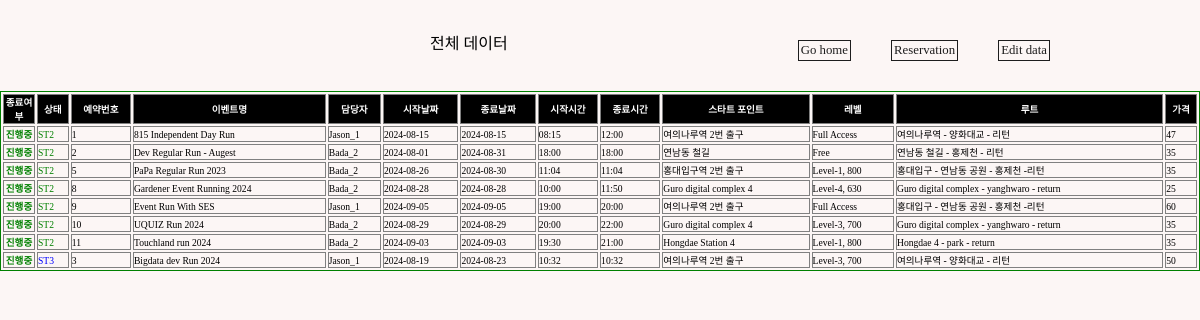
Page /event-table/ (signed in) on the earlier database version.
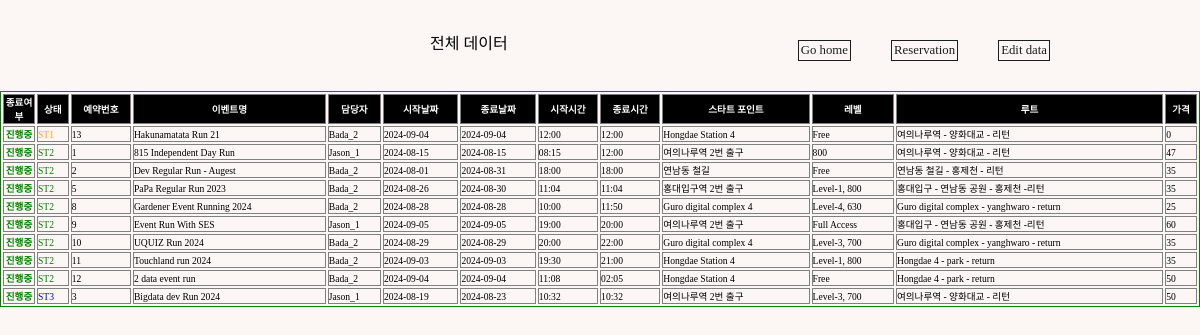
Same page on the later database version.
### events/models.py (models this page shows, shortened)
class GuestRun(models.Model):
    STATUS_CHOICE = [
        ("ST1", "Checking"),
        ("ST2", "On-Sale"),
        ("ST3", "Sold-Out"),
        ("ST4", "Closed"),
    ]
    LEVEL = [
        ("800","Level-1, 800"),
        ("730","Level-2, 730"),
        ("700","Level-3, 700"),
        ("630","Level-4, 630"),
        ("600","Level-5, 600"),
        ("530","Level-6, 530"),
        ("Free","Full Access"),
    ]
    LANGUAGE = [
        ("KO","Korean"),
        ("EN","English"),
        ("JP","Japanese"),
        ("CN","Chinese"),
    ]
    event_id = models.AutoField(
        primary_key=True,
    )
    title = models.CharField(max_length=50)
    manager = models.ForeignKey(Manager, related_name="manager",blank=False, null=True, on_delete=models.SET_NULL)
    start_date = models.DateField(blank=True, null=True)
    start_time = models.TimeField(blank=True, null=True)
    end_date = models.DateField(blank=True, null=True)
    end_time = models.TimeField(blank=True, null=True)
    image = ResizedImageField(size=[1402,1000], upload_to="runMain", blank=True)
    route_image = ResizedImageField(size=[1402,1402], upload_to="runRoute", blank=True)
    start_point = models.CharField(max_length=50)
    status = models.CharField(
        max_length=8,
        choices=STATUS_CHOICE,
        default="ST1",
    )
    level = models.CharField(
        max_length=15,
        choices=LEVEL,
        default="Free",
    )
    lang = MultiSelectField(max_length=10, choices=LANGUAGE)
    amount = models.IntegerField(default=0)
    route = models.CharField(max_length=50, blank=False)
    map_link = models.CharField(max_length=100, blank=True, null=True)
    desc = models.TextField(blank=True)
    completed = models.BooleanField(default=False)

### community/models.py (models this page shows)
class Manager(models.Model):
    m_id = models.AutoField(primary_key=True)
    account = models.ForeignKey(User, on_delete=models.CASCADE)
    name = models.CharField(max_length=20)
    email = models.CharField(max_length=50, blank=False)
    age = models.IntegerField(default=0)
    image = ResizedImageField(size=[200,200], upload_to="avatar", blank=False)
    def __str__(self):
        return self.name + "_"+ str(self.m_id)

### community/views.py (the view)
# urls.py: path("event-table/", views.event_table, name="event_table"),
def event_table(request):
    event = GuestRun.objects.all().order_by("status")
    context = {"events": event}
    return render(request, "admin/event-table.html", context)

### templates/admin/event-table.html (shortened to what this page needs)
{% load static %}
<!DOCTYPE html>
<html lang="en">
  <head>
    <link rel="stylesheet" type="text/css" href="{% static 'css/sterna.css' %}"/>
    <link href="https://cdnjs.cloudflare.com/ajax/libs/bootstrap-datetimepicker/3.0.0/css/bootstrap-datetimepicker.min.css" rel="stylesheet"/>
  </head>
  <body>
    {% if user.is_staff %}
      <div class="tocenter">
        <div class="flex-row" style="width:100%; margin: 30px 0 20px 0; justify-content:space-around;">
          <div style="width:10px;"></div>
          <div>
            <p>전체 데이터</p>
          </div>
          <div class="flex-row">
            <a style="border:solid 1px; font-size:0.8rem; padding:2px; margin:10px;" href="{% url "community:index" %}">Go home</a>
            <div style="width:20px;"></div>
            <a style="border:solid 1px; font-size:0.8rem; padding:2px; margin:10px;" href="{% url "community:rental_items" %}">Reservation</a>
            <div style="width:20px;"></div>
            <a style="border:solid 1px; font-size:0.8rem; padding:2px; margin:10px;" href="http://127.0.0.1:8000/admin/events/guestrun/" target="_blank">Edit data</a>
          </div>
        </div>
      </div>
      <div>
        <table border="1px solid black" bordercolor="green" style="font-size:0.6rem; width:100%;">
          <tr style="background-color:black; color:white;">
            <th scope="col" style="width:30px; text-align:center">종료여부</th>
            <th scope="col">상태</th>
            <th scope="col">예약번호</th>
            <th scope="col">이벤트명</th>
            <th scope="col">담당자</th>
            <th scope="col">시작날짜</th>
            <th scope="col">종료날짜</th>
            <th scope="col">시작시간</th>
            <th scope="col">종료시간</th>
            <th scope="col">스타트 포인트</th>
            <th scope="col">레벨</th>
            <th scope="col">루트</th>
            <th scope="col">가격</th>
          </tr>
          {% for data in events %}
            <tr>
              {% if data.completed == True %}
                <td style="color:white; font-weight:bold; background-color:grey; text-align:center;">완료</td>
              {% else %}
                <td style="color:green; font-weight:bold; text-align:center;">진행중</td>
              {% endif %}
              {% if data.status == "ST1" %}
                <td style="color:orange;">{{data.status}}</td>
              {% elif data.status == "ST2" %}
                <td style="color:green;">{{data.status}}</td>
              {% elif data.status == "ST3" %}
                <td style="color:blue;">{{data.status}}</td>
              {% else %}
                <td style="color:grey;">{{data.status}}</td>
              {% endif %}
              <td>{{data.event_id}}</td>
              <td>{{data.title}}</td>
              <td>{{data.manager}}</td>
              <td>{{data.start_date | date:"Y-m-d"}}</td>
              <td>{{data.end_date | date:"Y-m-d"}}</td>
              <td>{{data.start_time | time:"H:i"}}</td>
              <td>{{data.end_time | time:"H:i"}}</td>
              <td>{{data.start_point}}</td>
              <td>{{data.level}}</td>
              <td>{{data.route}}</td>
              <td>{{data.amount}}</td>
            </tr>
          {% endfor %}
        </table>
      </div>
    {% endif %}
  </body>
</html>

Differences in the rows shown:
added GuestRun: completed "진행중", status "ST1", event_id "13", title "Hakunamatata Run 21", manager "Bada_2", start_date "2024-09-04", end_date "2024-09-04", start_time "12:00", end_time "12:00", start_point "Hongdae Station 4", level "Free", route "여의나루역 - 양화대교 - 리턴", amount "0"
changed GuestRun "815 Independent Day Run": level "Full Access" → "800"
added GuestRun: completed "진행중", status "ST2", event_id "12", title "2 data event run", manager "Bada_2", start_date "2024-09-04", end_date "2024-09-04", start_time "11:08", end_time "02:05", start_point "Hongdae Station 4", level "Free", route "Hongdae 4 - park - return", amount "50"
